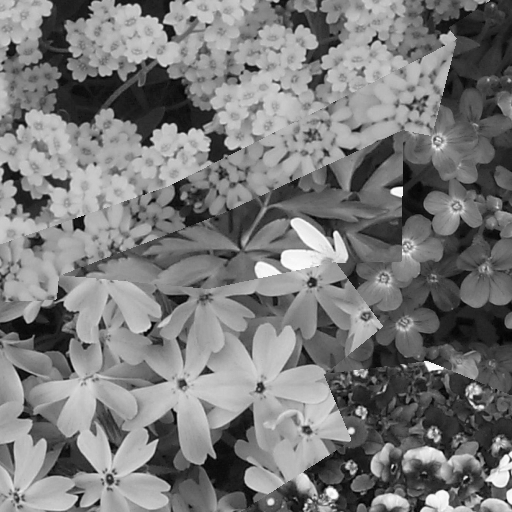
%> input picture LRRGHP_E/tm12.png, 512 x 512 px; the run also reads 2 pictures not shown here
$ octave crop.m   (GNU Octave 9; MATLAB toolbox functions it lacks are replaced by stand-ins)
%> lines starting %> are read from the running program, lines starting %| are printed output that depends on the picture
clear
clc

I = imread('tm12.png');
%> I is the input picture: size 512x512 uint8; min 2, max 254, mean 121.2
nsig_20_4 = imread('tm12Noise.png');
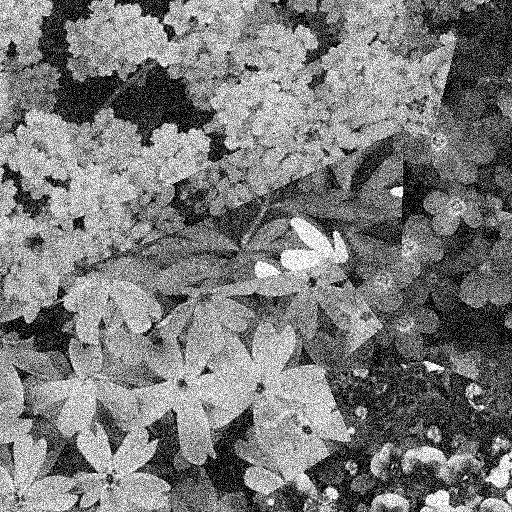
%> input picture LRRGHP_E/tm12Noise.png, 512 x 512 px
%> nsig_20_4 is the input picture: size 512x512 uint8; min 0, max 255, mean 121.8
nsig_100_4_e = imread('tm12our.png');
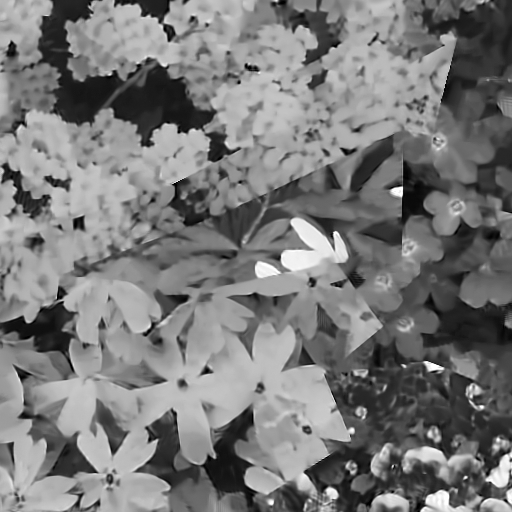
%> input picture LRRGHP_E/tm12our.png, 512 x 512 px
%> nsig_100_4_e is the input picture: size 512x512 uint8; min 0, max 255, mean 121.1
nsig_100_4   = imread('tm12BM3D.png');
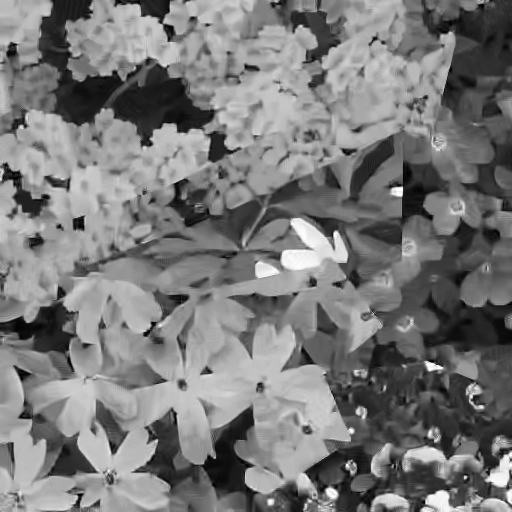
%> input picture LRRGHP_E/tm12BM3D.png, 512 x 512 px
%> nsig_100_4 is the input picture: size 512x512 uint8; min 0, max 255, mean 121.1
nsig_100_4_saist  = imread('tm12SAIST.png');
nsig_100_4_ncsr   = imread('tm12WNNM.png');
%> (the run ends here)
